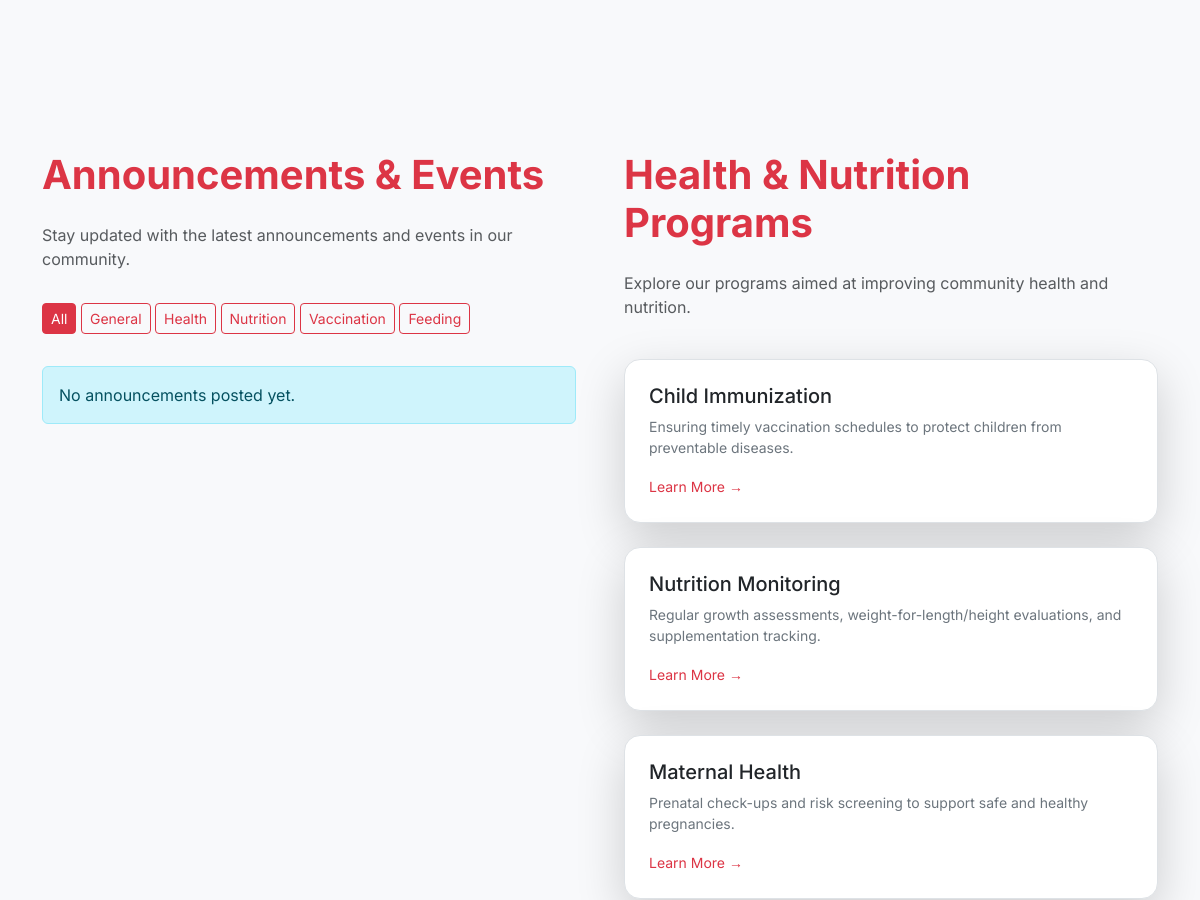
Before: / (middle part) with the older database file.
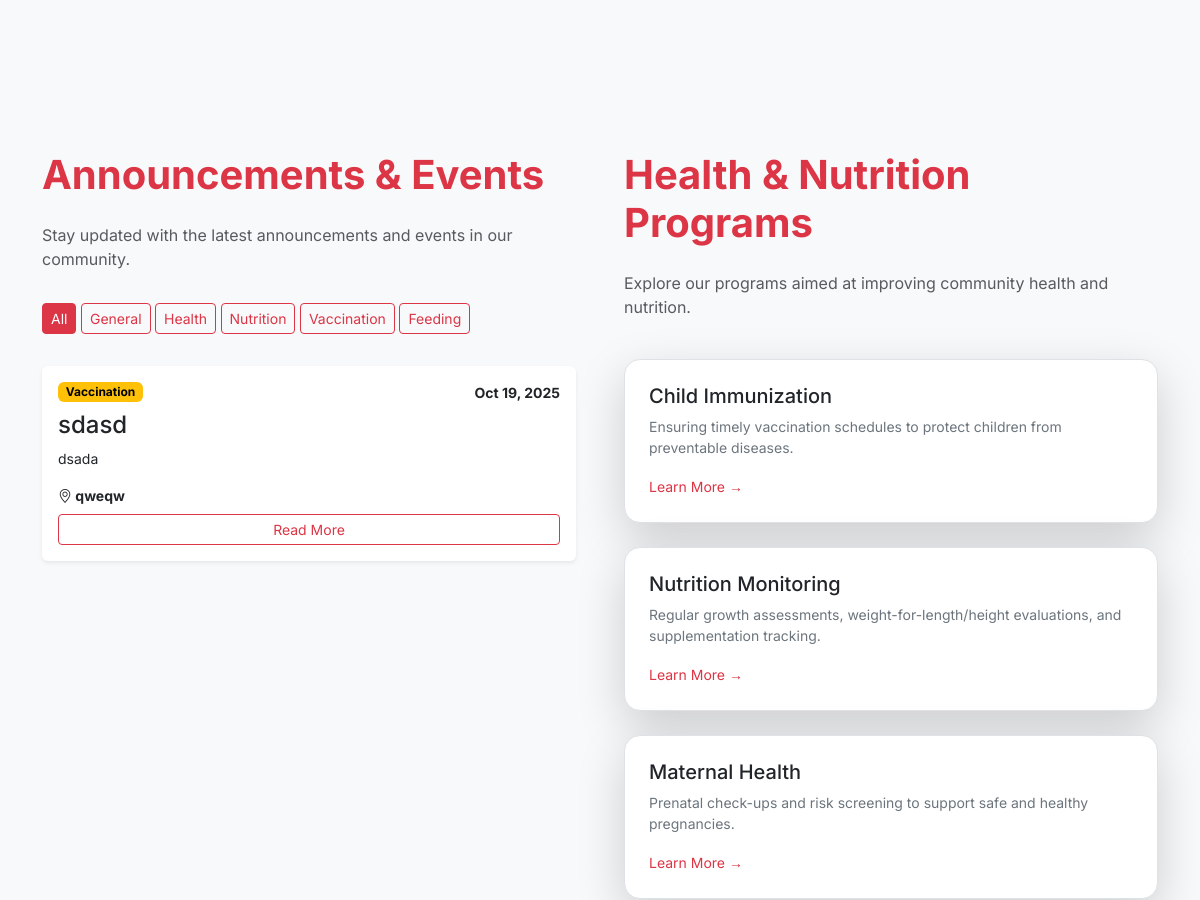
After: the same page with the newer database file.
### tables this page shows
CREATE TABLE `events` (
  `event_id` int(10) UNSIGNED NOT NULL,
  `event_title` varchar(255) NOT NULL,
  `event_description` text DEFAULT NULL,
  `event_type` enum('health','nutrition','vaccination','feeding','weighing','general','other') NOT NULL,
  `event_date` date NOT NULL,
  `event_time` time DEFAULT NULL,
  `location` varchar(255) DEFAULT NULL,
  `target_audience` text DEFAULT NULL,
  `is_published` tinyint(1) DEFAULT 1,
  `is_completed` tinyint(1) NOT NULL DEFAULT 0,
  `completed_at` datetime DEFAULT NULL,
  `created_by` int(10) UNSIGNED NOT NULL,
  `created_at` timestamp NOT NULL DEFAULT current_timestamp(),
  `updated_at` timestamp NOT NULL DEFAULT current_timestamp() ON UPDATE current_timestamp()
);

### index.php (the view, shortened to what this page needs)
<?php
require_once __DIR__.'/inc/db.php';
require_once __DIR__.'/partials/header.php';
$events = [];
$stmt = $mysqli->prepare("
  SELECT event_id, event_title, event_description, event_type,
         event_date, event_time, location, created_at
  FROM events
  WHERE is_published = 1
    AND is_completed = 0
    AND event_date >= CURDATE()
  ORDER BY event_date ASC, event_time ASC
  LIMIT 20
");
if ($stmt && $stmt->execute()) {
    $res = $stmt->get_result();
    while ($row = $res->fetch_assoc()) {
        $events[] = $row;
    }
}
?>
<section id="officials" class="py-5 section-alt" data-aos="fade-up">
</section>
<section id="updates" class="py-5 section-alt" data-aos="fade-up">
  <div class="container">
    <div class="row g-5 align-items-start mt-3">
      <div class="col-12 col-lg-6" id="announcements">
        <div class="d-flex justify-content-between align-items-center flex-wrap gap-3 my-2 py-2">
          <h2 class="display-6 fw-bold" style="color:#dc3545;">Announcements & Events</h2>
          <p class="text-muted">Stay updated with the latest announcements and events in our community.</p>
          <div class="filter-controls">
            <button class="btn btn-sm btn-outline-danger active" data-filter="all">All</button>
            <button class="btn btn-sm btn-outline-danger" data-filter="general">General</button>
            <button class="btn btn-sm btn-outline-danger" data-filter="health">Health</button>
            <button class="btn btn-sm btn-outline-danger" data-filter="nutrition">Nutrition</button>
            <button class="btn btn-sm btn-outline-danger" data-filter="vaccination">Vaccination</button>
            <button class="btn btn-sm btn-outline-danger" data-filter="feeding">Feeding</button>
          </div>
        </div>
        <div class="row g-4" id="announcementList">
          <?php if (count($events) === 0): ?>
            <div class="col-12 pt-3">
              <div class="alert alert-info">No announcements posted yet.</div>
            </div>
          <?php else: ?>
            <?php foreach ($events as $ev):
                  $type = htmlspecialchars($ev['event_type']);
                  $dateFmt = date('M d, Y', strtotime($ev['event_date']));
            ?>
            <div class="col-12 pt-3 announcement-card" data-type="<?= $type ?>" data-aos="fade-up">
              <div class="card h-100 shadow-sm border-0">
                <div class="card-body d-flex flex-column">
                  <div class="d-flex justify-content-between align-items-start mb-2">
                    <span class="badge text-bg-<?= match($ev['event_type']) {
                        'health' => 'danger',
                        'nutrition' => 'success',
                        'vaccination' => 'warning',
                        'feeding' => 'primary',
                        default => 'secondary'
                    }; ?>">
                      <?= ucfirst($ev['event_type']) ?>
                    </span>
                    <small class="fw-bold"><?= $dateFmt ?></small>
                  </div>
                  <h4 class="card-title mb-2 text-truncate-2"><?= htmlspecialchars($ev['event_title']) ?></h4>
                  <p class="card-text small flex-grow-1">
                    <?= htmlspecialchars(mb_strimwidth(strip_tags($ev['event_description'] ?? ''), 0, 160, '...')) ?>
                  </p>
                  <?php if (!empty($ev['location'])): ?>
                    <div class="small fw-bold mb-2">
                      <i class="bi bi-geo-alt"></i> <?= htmlspecialchars($ev['location']) ?>
                    </div>
                  <?php endif; ?>
                  <button class="btn btn-outline-danger btn-sm mt-auto view-announcement"
                    data-title="<?= htmlspecialchars($ev['event_title']) ?>"
                    data-date="<?= $dateFmt ?>"
                    data-time="<?= !empty($ev['event_time']) ? date('h:i A', strtotime($ev['event_time'])) : '—' ?>"
                    data-location="<?= htmlspecialchars($ev['location'] ?? '') ?>"
                    data-body="<?= htmlspecialchars($ev['event_description'] ?? '') ?>"
                    aria-label="Read more about <?= htmlspecialchars($ev['event_title']) ?>">
                    Read More
                  </button>
                </div>
              </div>
            </div>
            <?php endforeach; ?>
          <?php endif; ?>
        </div>
      </div>
      <div class="col-12 col-lg-6" id="programs">
        <div class="d-flex justify-content-between align-items-center flex-wrap gap-3 my-2 py-2">
        <h2 class="display-6 fw-bold" style="color:#dc3545;">Health & Nutrition Programs</h2>
        <p class="text-muted">Explore our programs aimed at improving community health and nutrition.</p>
        <div class="row g-4 py-2">
          <div class="col-sm-12">
            <div class="program-box h-100 p-4 rounded-4 border bg-white shadow-lg">
              <h5>Child Immunization</h5>
              <p class="small text-secondary">
                Ensuring timely vaccination schedules to protect children from preventable diseases.
              </p>
              <a href="programs#immunization" class="small text-danger text-decoration-none" aria-label="Learn more about child immunization">Learn More →</a>
            </div>
          </div>
          <div class="col-sm-12">
            <div class="program-box h-100 p-4 rounded-4 border bg-white shadow-lg">
              <h5>Nutrition Monitoring</h5>
              <p class="small text-secondary">
                Regular growth assessments, weight-for-length/height evaluations, and supplementation tracking.
              </p>
              <a href="programs#nutrition" class="small text-danger text-decoration-none" aria-label="Learn more about nutrition monitoring">Learn More →</a>
            </div>
          </div>
          <div class="col-sm-12">
            <div class="program-box h-100 p-4 rounded-4 border bg-white shadow-lg">
              <h5>Maternal Health</h5>
              <p class="small text-secondary">
                Prenatal check-ups and risk screening to support safe and healthy pregnancies.
              </p>
              <a href="programs#maternal" class="small text-danger text-decoration-none" aria-label="Learn more about maternal health">Learn More →</a>
            </div>
          </div>
        </div>
      </div>
      </div>
    </div>
  </div>
</section>
<?php require_once __DIR__.'/partials/footer.php'; ?>

### partials/header.php (shortened to what this page needs)
<!doctype html>
<html lang="en" data-bs-theme="light">
<head>
<link href="https://cdn.jsdelivr.net/npm/bootstrap@5.3.3/dist/css/bootstrap.min.css" rel="stylesheet">
<link href="https://cdn.jsdelivr.net/npm/bootstrap-icons@1.11.3/font/bootstrap-icons.css" rel="stylesheet">
<link rel="stylesheet" href="assets/css/style.css">
</head>
<body class="bg-dark">
<main class="page-content">

### partials/footer.php (shortened to what this page needs)
</main>
</body>
</html>

### assets/css/style.css (style rules this page uses)
:root { --bs-body-font-family: 'Inter', system-ui, sans-serif; --gradient-accent: linear-gradient(90deg,#0d6efd,#6f42c1); }
body { font-feature-settings: "kern","liga","clig","calt"; scroll-behavior: smooth; }
.page-content { margin-top: 72px; }
.section-alt { background: #f8f9fb; }
.program-box { transition: .25s; position: relative; }
.announcement-card .card { transition: .25s; }
.view-announcement { transition: .25s; }

Changed rows visible on the page:
added events: event_type "Vaccination", event_date "Oct 19, 2025", event_title "sdasd", event_description "dsada", location "qweqw"
Other visible differences:
text no longer shown: "No announcements posted yet."
